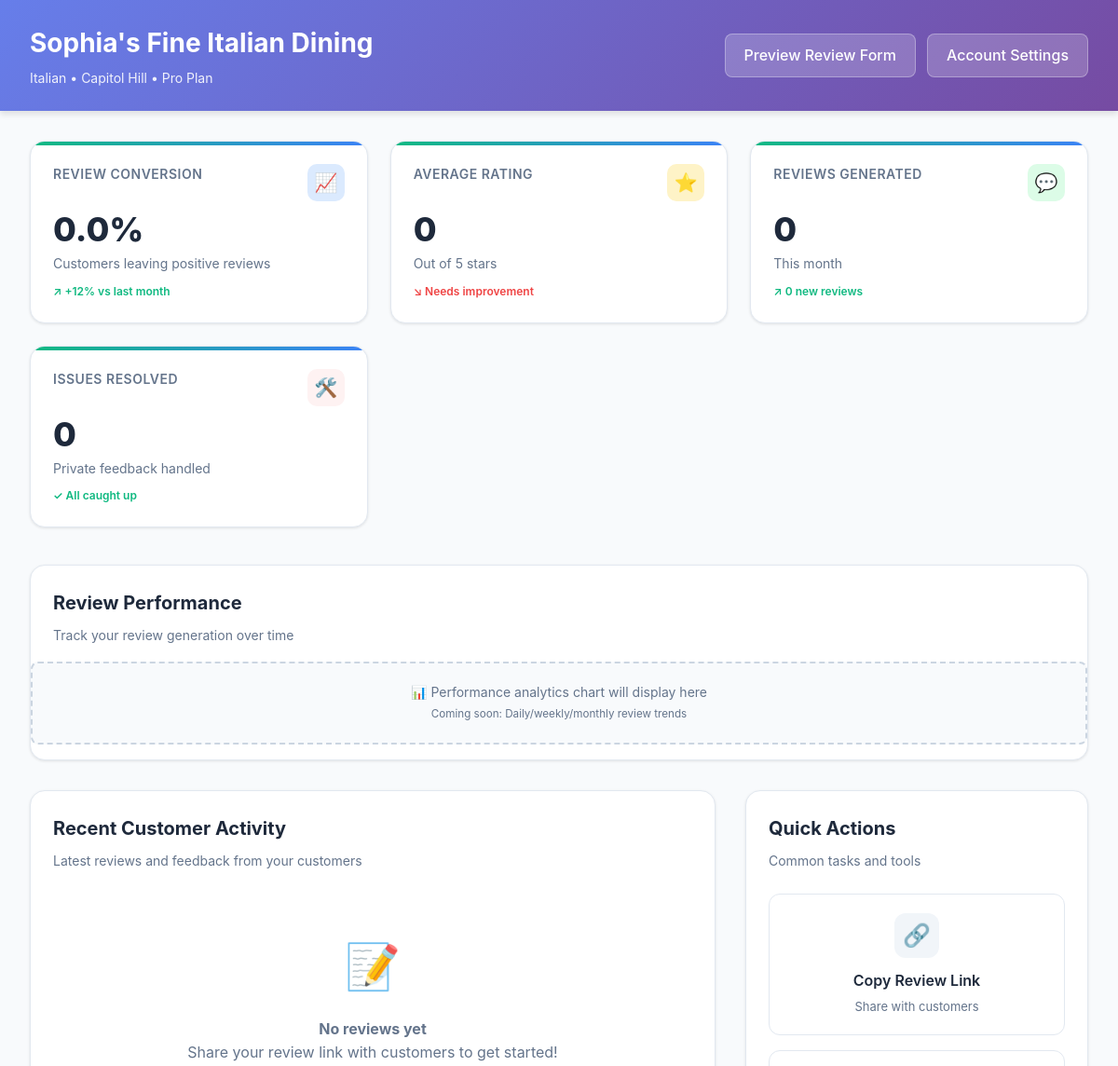
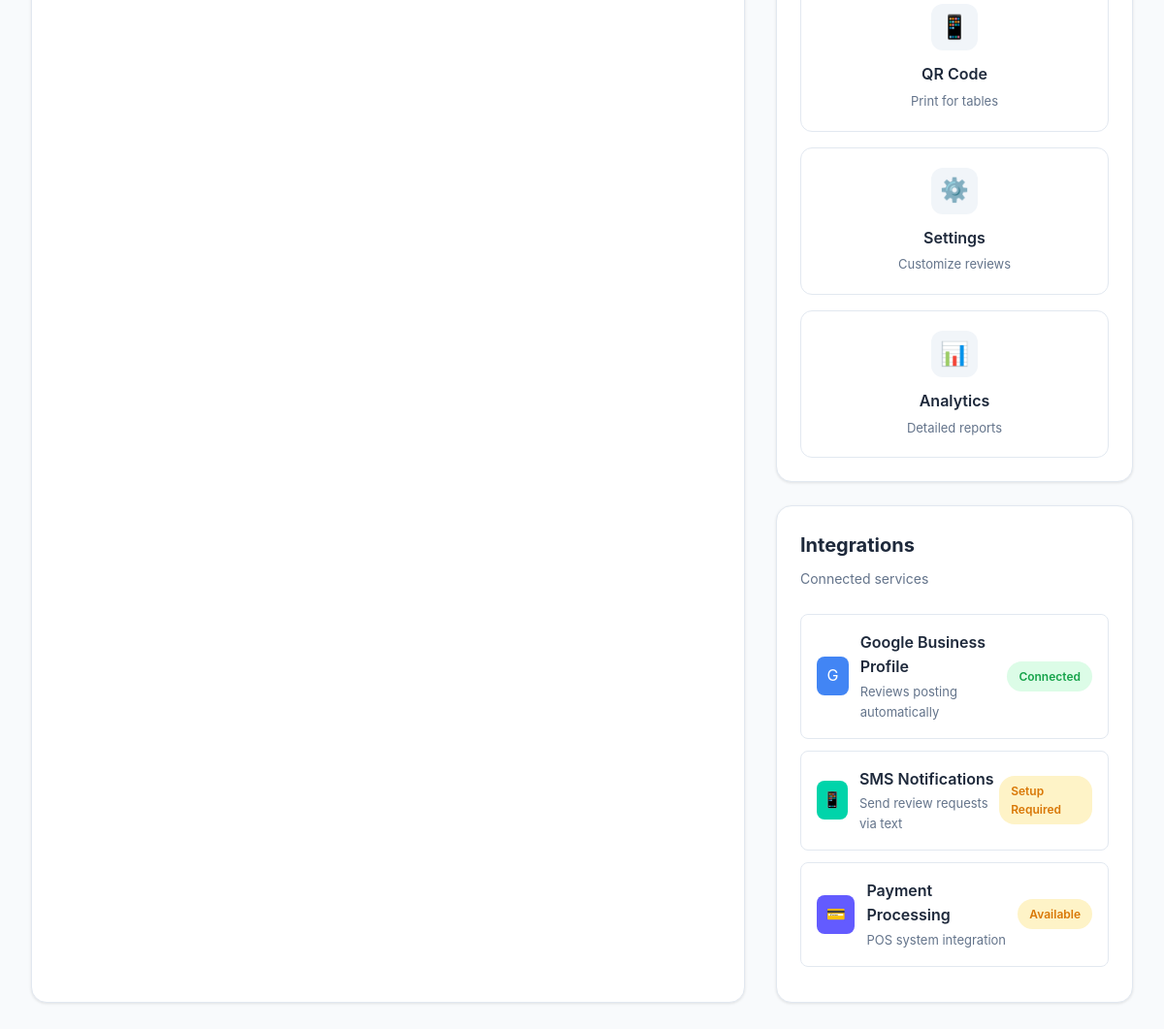
/dashboard/sophias-italian, run on the app's committed database (2 pictures, top to bottom).
### models.py (models this page shows, shortened)
class Restaurant(db.Model):
    __tablename__ = 'restaurants'
    id = db.Column(db.Integer, primary_key=True)
    google_place_id = db.Column(db.String(200), unique=True)  # Primary Google identifier
    name = db.Column(db.String(200), nullable=False)
    slug = db.Column(db.String(100), unique=True, nullable=False)  # URL-friendly name
    address = db.Column(db.Text)
    phone = db.Column(db.String(20))
    website = db.Column(db.String(500))
    google_rating = db.Column(db.Float)  # Current Google rating
    google_review_count = db.Column(db.Integer)  # Number of Google reviews
    google_review_link = db.Column(db.String(500))
    location = db.Column(db.String(200), nullable=False)  # City/neighborhood
    cuisine = db.Column(db.String(100), nullable=False)  # Mexican, Italian, etc.
    restaurant_type = db.Column(db.String(50), default='casual')  # casual, upscale, fast_casual
    specialties = db.Column(db.Text)  # JSON - dishes to highlight in reviews
    seo_keywords = db.Column(db.Text)  # JSON - local SEO terms
    custom_templates = db.Column(db.Text)  # JSON - branded review templates
    brand_voice = db.Column(db.Text)  # How they want to sound
    google_last_synced = db.Column(db.DateTime)
    google_sync_enabled = db.Column(db.Boolean, default=True)
    subscription_plan = db.Column(db.String(20), default='free')  # free, pro, enterprise
    subscription_status = db.Column(db.String(20), default='active')
    stripe_customer_id = db.Column(db.String(100))
    email = db.Column(db.String(200))
    auto_sms_enabled = db.Column(db.Boolean, default=False)
    sms_delay_hours = db.Column(db.Integer, default=2)  # Hours after dining
    created_at = db.Column(db.DateTime, default=datetime.utcnow)
    updated_at = db.Column(db.DateTime, default=datetime.utcnow, onupdate=datetime.utcnow)
    users = db.relationship('User', backref='restaurant', lazy=True)
    reviews = db.relationship('Review', backref='restaurant', lazy=True)

### routes.py (the view)
    @app.route('/dashboard')
    @app.route('/dashboard/<restaurant_slug>')
    def dashboard(restaurant_slug=None):
        if restaurant_slug:
            restaurant = Restaurant.query.filter_by(slug=restaurant_slug).first()
        else:
            restaurant = Restaurant.query.first()
        if not restaurant:
            return redirect(url_for('home'))
        total_reviews = Review.query.filter_by(restaurant_id=restaurant.id).count()
        positive_reviews = Review.query.filter_by(restaurant_id=restaurant.id).filter(Review.rating >= 4).count()
        negative_feedback = Review.query.filter_by(restaurant_id=restaurant.id).filter(Review.rating <= 3).count()
        pending_followups = Review.query.filter_by(
            restaurant_id=restaurant.id,
            requires_followup=True,
            followup_completed=False
        ).count()
        recent_reviews = Review.query.filter_by(restaurant_id=restaurant.id)\
            .order_by(Review.created_at.desc())\
            .limit(10)\
            .all()
        avg_rating = db.session.query(db.func.avg(Review.rating))\
            .filter_by(restaurant_id=restaurant.id)\
            .scalar() or 0
        all_negative_feedback = Review.query.filter_by(restaurant_id=restaurant.id)\
            .filter(Review.rating <= 3)\
            .order_by(Review.created_at.desc())\
            .all()
        pending_feedback = Review.query.filter_by(
            restaurant_id=restaurant.id,
            requires_followup=True,
            followup_completed=False
        ).order_by(Review.created_at.desc()).limit(5).all()
        return render_template('dashboard.html',
                             restaurant=restaurant,
                             stats={
                                 'total_reviews': total_reviews,
                                 'positive_reviews': positive_reviews,
                                 'negative_feedback': negative_feedback,
                                 'pending_followups': pending_followups,
                                 'avg_rating': round(avg_rating, 1)
                             },
                             recent_reviews=recent_reviews,
                             pending_feedback=pending_feedback,
                             negative_feedback=all_negative_feedback)

### templates/dashboard.html (shortened to what this page needs)
<!DOCTYPE html>
<html lang="en">
<head>
</head>
<body>
    <div class="dashboard-header">
        <div class="header-content">
            <div class="restaurant-info">
                <h1>{{ restaurant.name }}</h1>
                <div class="restaurant-meta">
                    {{ restaurant.cuisine }} • {{ restaurant.location }} • Pro Plan
                </div>
            </div>
            <div class="header-actions">
                <a href="/review/{{ restaurant.slug }}" target="_blank" class="btn-header">
                    Preview Review Form
                </a>
                <a href="#" class="btn-header">
                    Account Settings
                </a>
            </div>
        </div>
    </div>
    <div class="main-content">
        <div class="metrics-grid">
            <div class="metric-card">
                <div class="metric-header">
                    <div class="metric-title">Review Conversion</div>
                    <div class="metric-icon" style="background: #dbeafe; color: #3b82f6;">
                        📈
                    </div>
                </div>
                <div class="metric-value">{{ "%.1f"|format((stats.positive_reviews / stats.total_reviews * 100) if stats.total_reviews > 0 else 0) }}%</div>
                <div class="metric-subtitle">Customers leaving positive reviews</div>
                <div class="metric-trend trend-up">
                    ↗ +12% vs last month
                </div>
            </div>
            <div class="metric-card">
                <div class="metric-header">
                    <div class="metric-title">Average Rating</div>
                    <div class="metric-icon" style="background: #fef3c7; color: #f59e0b;">
                        ⭐
                    </div>
                </div>
                <div class="metric-value">{{ stats.avg_rating }}</div>
                <div class="metric-subtitle">Out of 5 stars</div>
                <div class="metric-trend {% if stats.avg_rating >= 4.0 %}trend-up{% else %}trend-down{% endif %}">
                    {% if stats.avg_rating >= 4.0 %}↗ Excellent{% else %}↘ Needs improvement{% endif %}
                </div>
            </div>
            <div class="metric-card">
                <div class="metric-header">
                    <div class="metric-title">Reviews Generated</div>
                    <div class="metric-icon" style="background: #dcfce7; color: #16a34a;">
                        💬
                    </div>
                </div>
                <div class="metric-value">{{ stats.positive_reviews }}</div>
                <div class="metric-subtitle">This month</div>
                <div class="metric-trend trend-up">
                    ↗ {{ stats.positive_reviews }} new reviews
                </div>
            </div>
            <div class="metric-card">
                <div class="metric-header">
                    <div class="metric-title">Issues Resolved</div>
                    <div class="metric-icon" style="background: #fef2f2; color: #ef4444;">
                        🛠️
                    </div>
                </div>
                <div class="metric-value">{{ stats.negative_feedback - stats.pending_followups }}</div>
                <div class="metric-subtitle">Private feedback handled</div>
                <div class="metric-trend {% if stats.pending_followups == 0 %}trend-up{% else %}trend-down{% endif %}">
                    {% if stats.pending_followups == 0 %}✓ All caught up{% else %}⚠ {{ stats.pending_followups }} pending{% endif %}
                </div>
            </div>
        </div>
        <div class="section-card" style="margin-bottom: 32px;">
            <div class="section-header">
                <h2 class="section-title">Review Performance</h2>
                <p class="section-subtitle">Track your review generation over time</p>
            </div>
            <div class="performance-chart">
                <div class="chart-placeholder">
                    📊 Performance analytics chart will display here<br>
                    <small>Coming soon: Daily/weekly/monthly review trends</small>
                </div>
            </div>
        </div>
        <div class="content-grid">
            <div class="section-card">
                <div class="section-header">
                    <h2 class="section-title">Recent Customer Activity</h2>
                    <p class="section-subtitle">Latest reviews and feedback from your customers</p>
                </div>
                <div class="section-content">
                    {% if recent_reviews %}
                    {% for review in recent_reviews[:5] %}
                    <div class="review-item">
                        <div class="review-content">
                            <div class="review-rating">
                                <span class="stars">{{ '⭐' * review.rating }}</span>
                                <span class="review-time">{{ review.created_at.strftime('%b %d, %I:%M %p') }}</span>
                            </div>
                            {% if review.generated_review %}
                            <div class="review-preview">{{ review.generated_review[:80] }}...</div>
                            {% elif review.feedback_details %}
                            <div class="review-preview" style="color: #dc2626;">{{ review.feedback_details[:80] }}...</div>
                            {% endif %}
                        </div>
                        <div class="review-status {% if review.rating >= 4 %}status-positive{% else %}status-pending{% endif %}">
                            {% if review.rating >= 4 %}Published{% else %}Private{% endif %}
                        </div>
                    </div>
                    {% endfor %}
                    {% else %}
                    <div style="text-align: center; padding: 40px 20px; color: #64748b;">
                        <div style="font-size: 48px; margin-bottom: 16px;">📝</div>
                        <p><strong>No reviews yet</strong></p>
                        <p>Share your review link with customers to get started!</p>
                    </div>
                    {% endif %}
                </div>
            </div>
            <div>
                <div class="section-card" style="margin-bottom: 24px;">
                    <div class="section-header">
                        <h2 class="section-title">Quick Actions</h2>
                        <p class="section-subtitle">Common tasks and tools</p>
                    </div>
                    <div class="section-content">
                        <div class="quick-actions">
                            <a href="#" class="action-card" onclick="copyReviewLink()">
                                <div class="action-icon">🔗</div>
                                <div class="action-title">Copy Review Link</div>
                                <div class="action-description">Share with customers</div>
                            </a>
                            <a href="#" class="action-card">
                                <div class="action-icon">📱</div>
                                <div class="action-title">QR Code</div>
                                <div class="action-description">Print for tables</div>
                            </a>
                            <a href="#" class="action-card">
                                <div class="action-icon">⚙️</div>
                                <div class="action-title">Settings</div>
                                <div class="action-description">Customize reviews</div>
                            </a>
                            <a href="#" class="action-card">
                                <div class="action-icon">📊</div>
                                <div class="action-title">Analytics</div>
                                <div class="action-description">Detailed reports</div>
                            </a>
                        </div>
                    </div>
                </div>
                <div class="section-card">
                    <div class="section-header">
                        <h2 class="section-title">Integrations</h2>
                        <p class="section-subtitle">Connected services</p>
                    </div>
                    <div class="section-content">
                        <div class="integration-item">
                            <div class="integration-info">
                                <div class="integration-icon" style="background: #4285f4; color: white;">G</div>
                                <div class="integration-details">
                                    <h4>Google Business Profile</h4>
                                    <p>Reviews posting automatically</p>
                                </div>
                            </div>
                            <span class="status-badge status-connected">Connected</span>
                        </div>
                        <div class="integration-item">
                            <div class="integration-info">
                                <div class="integration-icon" style="background: #00d4aa; color: white;">📱</div>
                                <div class="integration-details">
                                    <h4>SMS Notifications</h4>
                                    <p>Send review requests via text</p>
                                </div>
                            </div>
                            <span class="status-badge status-setup">Setup Required</span>
                        </div>
                        <div class="integration-item">
                            <div class="integration-info">
                                <div class="integration-icon" style="background: #635bff; color: white;">💳</div>
                                <div class="integration-details">
                                    <h4>Payment Processing</h4>
                                    <p>POS system integration</p>
                                </div>
                            </div>
                            <span class="status-badge status-setup">Available</span>
                        </div>
                    </div>
                </div>
            </div>
        </div>
    </div>
</body>
</html>

### data on the page
Restaurant: name "Sophia's Fine Italian Dining", cuisine "Italian", location "Capitol Hill"

### other printed values
{{ stats.avg_rating }} "0"
{{ stats.positive_reviews }} "0"
{{ stats.negative_feedback - stats.pending_followups }} "0"
